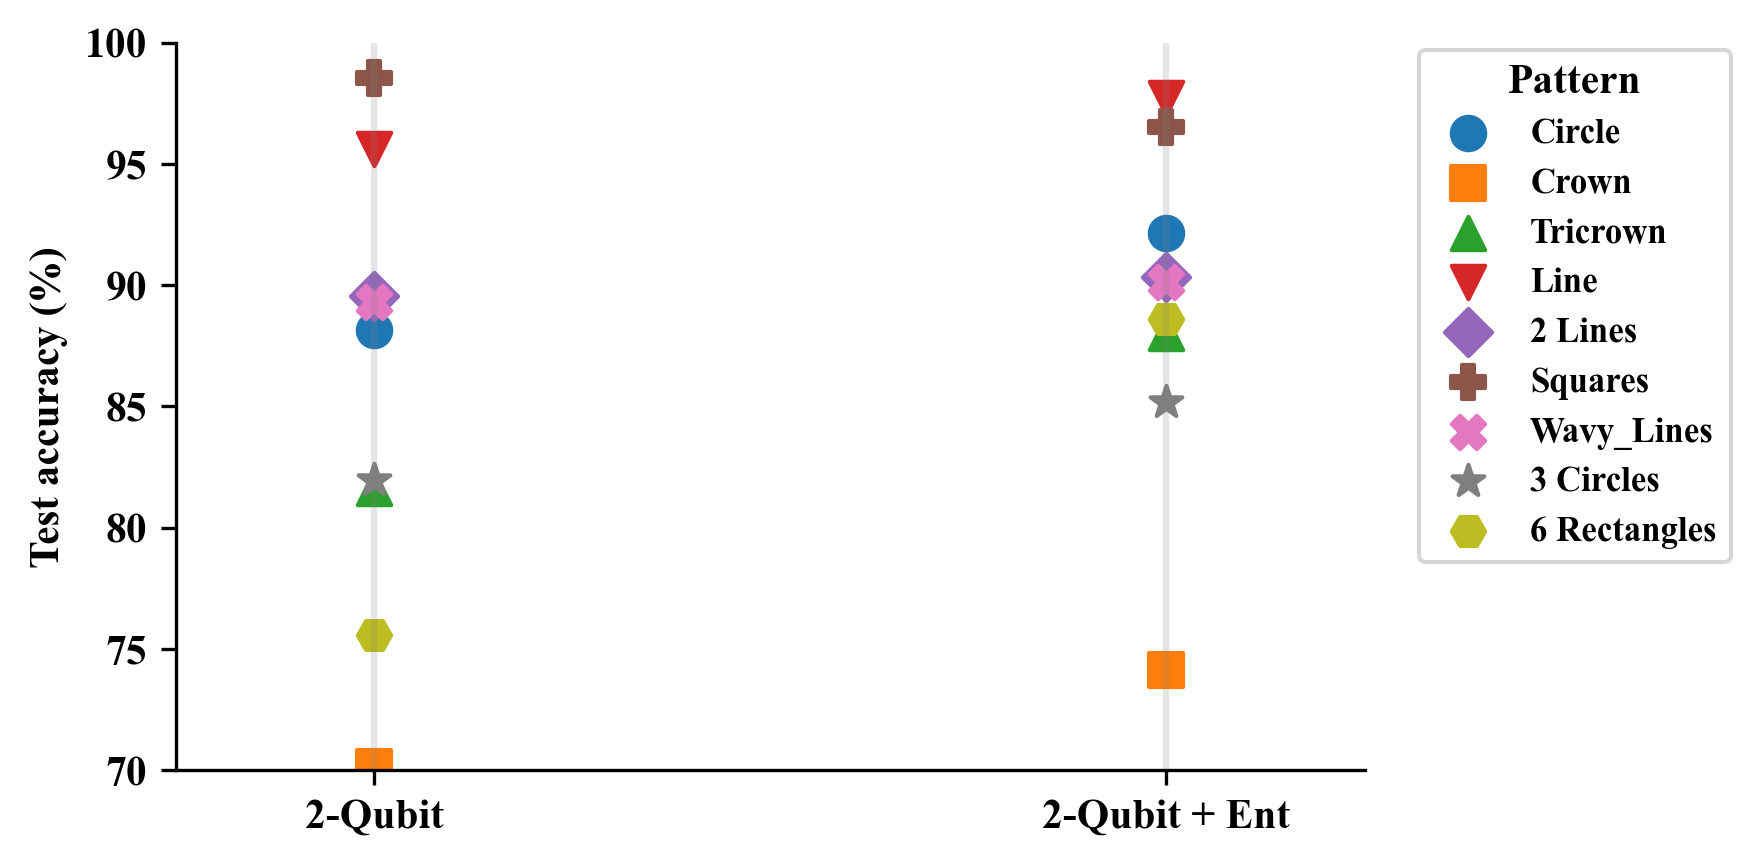

Here is the Python script that generated this plot:
# ---------------------------------------------------------------
#  Slope-graph • Entanglement lift  (example: COBYLA optimiser)
#  --------------------------------------------------------------
#  x-axis has two categorical positions:
#      0  →  2-Qubit   (no entanglement)
#      1  →  2-Qubit + Entanglement
#
#  Each classification pattern is a line; upward = accuracy gain
# ---------------------------------------------------------------

import numpy as np
import matplotlib.pyplot as plt
from matplotlib.cm import get_cmap
plt.rcParams["font.family"] = "Times New Roman"
plt.rcParams['font.weight'] = 'bold'
plt.rcParams['axes.labelweight'] = 'bold'
plt.rcParams['axes.titleweight'] = 'bold'
# 1.  ==== YOUR DATA  ===========================================
patterns = ["Circle", "Crown", "Tricrown", "Line",
            "2 Lines", "Squares", "Wavy_Lines", "3 Circles", "6 Rectangles"]

# Define markers for each pattern
markers = ['o', 's', '^', 'v', 'D', 'P', 'X', '*', 'H']

# Replace the two arrays below with *test-accuracy* (%) values
baseline_acc  = np.array([88.15, 70.12, 81.65, 95.62, 89.55, 98.57, 89.32, 81.97, 75.57])

entangled_acc = np.array([92.17, 74.12, 88.05, 97.75, 90.35, 96.55, 90.12, 85.20, 88.60])
# ===============================================================

# colour palette with distinct hues (9 tasks → 9 colours)
cmap   = get_cmap('tab10')
colors = [cmap(i % 10) for i in range(len(patterns))]

# Increase figure width for more spacing
fig, ax = plt.subplots(figsize=(6, 3))

for idx, (pat, marker) in enumerate(zip(patterns, markers)):
    # Plot points at 0.5 and 2.5 instead of 0 and 1 for more spacing
    ax.scatter([0.5, 2.5],
               [baseline_acc[idx], entangled_acc[idx]],
               marker=marker,
               color=colors[idx],
               s=64,  # Make markers a bit larger (marker size in points^2)
               label=pat)

# axes cosmetics
ax.set_xlim(0, 3)  # Adjusted x-limits for new point positions
ax.set_ylim(70, 100)                      # adjust to your range
ax.set_xticks([0.5, 2.5])  # New x-tick positions
ax.set_xticklabels(["2-Qubit", "2-Qubit + Ent"])
ax.set_ylabel("Test accuracy (%)")
#ax.set_title("Slope-graph – Entanglement lift (COBYLA)")

# light vertical guide lines
ax.axvline(0.5, color='grey', alpha=0.2)  # Adjusted guideline positions
ax.axvline(2.5, color='grey', alpha=0.2)

# optional legend outside plot
ax.legend(bbox_to_anchor=(1.04, 1),
          loc='upper left',
          borderaxespad=0.2,
          fontsize='small',
          title="Pattern")

ax.spines[['top', 'right']].set_visible(False)
plt.tight_layout()
plt.savefig('Fig_6(a).png', dpi=300, bbox_inches='tight')
plt.show()
